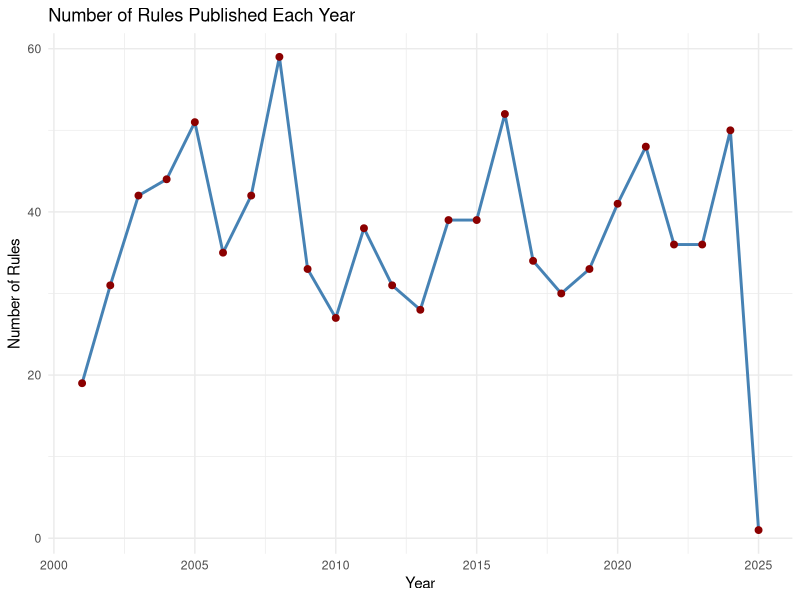
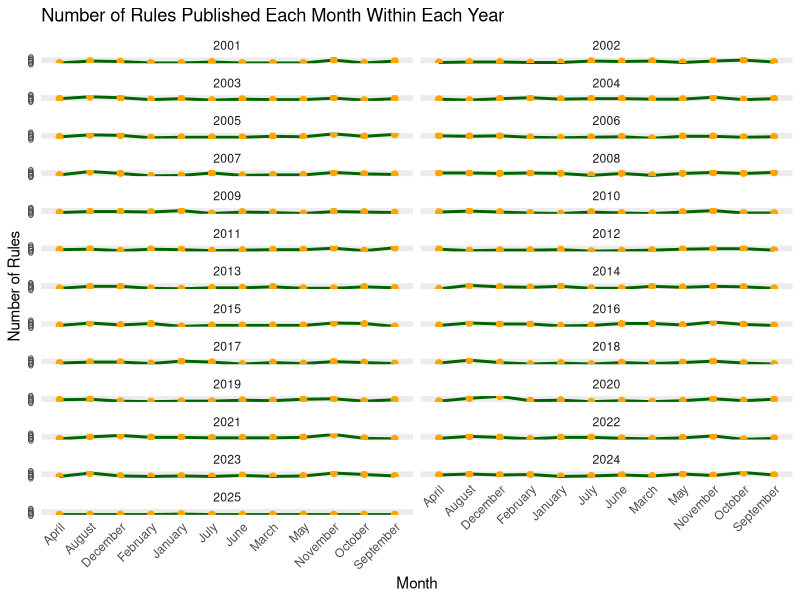
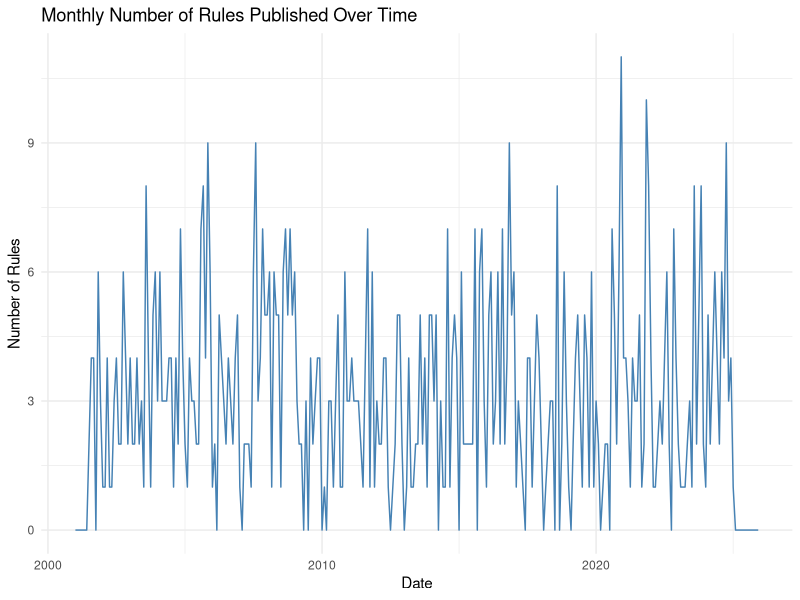
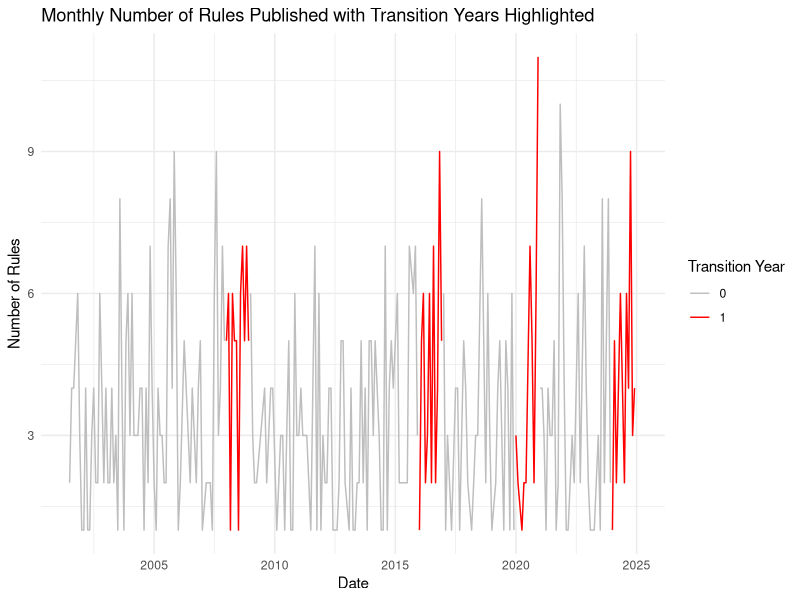

These charts were generated, in order, by the following R code:
## ---- chunk 1

library(dplyr)

#read csv
df <- read.csv("All CMS Rules from 1_14_2025.csv", stringsAsFactors = FALSE)
#df <- read.csv("FDA Rules.csv", stringsAsFactors = FALSE)

# 2. Convert 'publication_date' to Date format
df <- df |>
  mutate(publication_date = as.Date(publication_date, format = "%m/%d/%Y"), 
         year = format(publication_date, "%Y"),
         month = format(publication_date, "%B")
         )

# View the first few rows to verify
df

## ---- chunk 2
#| code-title: "Grouping Rules by Year"
#| echo: false

library(ggplot2)
library(lubridate)
library(dplyr)
library(tidyr)


#generates table with number of rules per year
rules_per_year <- df |>
  group_by(year) |>
  summarize(count = n()) |>
  arrange(year)


#plot 1 - number of rules per year
ggplot(rules_per_year, 
       aes(x = as.numeric(year), 
           y = count)) +
  geom_line(color = "steelblue", size = 1) +
  geom_point(color = "darkred", size = 2) +
  labs(
    title = "Number of Rules Published Each Year",
    x = "Year",
    y = "Number of Rules"
  ) +
  theme_minimal()

## ---- chunk 3

#| code-title: "Grouping Rules by month"
#| echo: false


#plot 2 - number of rules published each month within each year

#class(df$year)
# Convert the 'year' var into a numeric value (important for years_seq)
df <- df %>%
  mutate(year = as.numeric(as.character(year)))

# Define the complete sequence of years from the minimum to the maximum year in the dataset
years_seq <- seq(min(df$year), max(df$year), by = 1)

rules_per_month_year <- df |>
  group_by(year, month) |>
  summarise(count = n(), .groups = 'drop') |>
    # Convert 'month' to an ordered factor to ensure correct ordering
  mutate(month = factor(month, levels = month.name, ordered = TRUE)) |>
  # Use 'complete()' to fill in missing year-month combinations
  complete(year = years_seq, month = month.name, fill = list(count = 0)) |>
  arrange(year, match(month, month.name))  # Ensure correct month order

ggplot(rules_per_month_year, aes(x = month, y = count, group = 1)) +
  geom_line(color = "darkgreen", size = 1) +
  geom_point(color = "orange", size = 2) +
  labs(
    title = "Number of Rules Published Each Month Within Each Year",
    x = "Month",
    y = "Number of Rules"
  ) +
  theme_minimal() +
  facet_wrap(~ year, ncol = 2) +
  theme(
    axis.text.x = element_text(angle = 45, hjust = 1)
  )

#Monthly Number of Rules Published Over Time
ggplot(rules_per_month_year, aes(x = as.Date(paste(year, month, "01", sep = "-"), format = "%Y-%B-%d"), y = count)) +
  geom_line(color = "steelblue") +
  labs(title = "Monthly Number of Rules Published Over Time",
       x = "Date",
       y = "Number of Rules") +
  theme_minimal()
## ---- chunk 4
#| code-title: "Cleaning Data for Model"
#| echo: false

#creates data frame with number of rules published in each month of each year
monthly_counts <- df %>%
  group_by(year, month) %>%
  summarise(count = n()) %>%
  ungroup()

#Create seasonal tags
df <- df |>
  mutate(
    quarter = quarter(publication_date)
  )

# Define presidential transition years, and create transition indicator
transition_years <- c(2000, 2008, 2016, 2020, 2024)

df <- df %>%
  mutate(
    transition = ifelse(year %in% transition_years, 1, 0)
  )

monthly_counts <- monthly_counts %>%
  mutate(
    transition = ifelse(year %in% transition_years, 1, 0)
  ) |>
    arrange(year, month) %>% 
  # Create a marker when transition status changes compared to the previous row
  # Without this marker, red lines would connect months in adjacent transition years
  mutate(change = transition != lag(transition, default = first(transition))) %>%
  # Assign a unique group ID for each consecutive segment of identical transition status
  mutate(group = cumsum(change))


ggplot(monthly_counts, aes(x = as.Date(paste(year, month, "01", sep = "-"), format = "%Y-%B-%d"), y = count, color = factor(transition),
                           group = group)) +
  geom_line() +
  labs(title = "Monthly Number of Rules Published with Transition Years Highlighted",
       x = "Date",
       y = "Number of Rules",
       color = "Transition Year") +
  scale_color_manual(values = c("0" = "grey", "1" = "red")) +
  theme_minimal()

## ---- chunk 5

library(dplyr)
library(lubridate)

# Define cutoff date (June 2024)
cutoff_date <- ymd("2024-06-30")

# Create running variable (distance from cutoff in months)
rules_per_month_year <- rules_per_month_year |>
  mutate(
    publication_date = make_date(year, match(month, month.name), 1),  # First day of the month
    distance = interval(ymd("2001-01-01"), publication_date) / months(1) - 
      (interval(ymd("2001-01-01"), cutoff_date) / months(1)),
    treatment = ifelse(publication_date > cutoff_date, 1, 0)
  )

# Convert month to factor with correct ordering
rules_per_month_year <- rules_per_month_year %>%
  mutate(
    month = factor(month, levels = month.name, ordered = TRUE),
    transition = ifelse(year %in% c(2008, 2016, 2020, 2024), 1, 0)
  )

# Create monthly dummies (excluding January to avoid multicollinearity)
rules_per_month_year <- rules_per_month_year %>%
  mutate(
    month_dummy = factor(month, levels = month.name)
  )

# Fit the RD model using linear regression
rd_model <- lm(count ~ treatment + distance + I(distance^2) + 
                month + transition, data = rules_per_month_year)

# View the summary of the model
summary(rd_model)
## ---- chunk 6
#install.packages("forecast")
library(forecast)
library(dplyr)
library(lubridate)
# The following variables have already been created:
# - publication_date: Date object representing the first day of each month
# - distance: Numeric (months since cutoff; negative before, positive after)
# - treatment: Binary (1 if post-June 2024, 0 otherwise)
# - month: Ordered factor (January to December)
# - transition: Binary (1 if year is 2008, 2016, 2020, 2024; 0 otherwise)
# - month_dummy: Factor (monthly dummy variables)

# Step 1: Calculate 'Time' and 'TimeAfterIntervention'

min_date <- min(rules_per_month_year$publication_date, na.rm = TRUE)

# Define the start year and month for the time series
start_year <- year(min_date)
start_month <- month(min_date)

rules_per_month_year <- rules_per_month_year |>
  arrange(publication_date) |>  # Ensure data is sorted by date
  mutate(
    Time = ((year(publication_date)) - start_year) * 12 + 
           (month(publication_date) - start_month) + 1,  # +1 to start at 1
    TimeAfterIntervention = ifelse(treatment == 1, Time - min(Time[treatment == 1]) + 1, 0)  # Time since intervention
  )

#Define most recent data
max_date <- max(rules_per_month_year$publication_date, na.rm = TRUE)

# Define the start year and month for the time series
end_year <- year(max_date)
end_month <- month(max_date)
# Convert 'count' to a time series object
ts_rules <- ts(rules_per_month_year$count, start = c(start_year, start_month), c(end_year, end_month), frequency = 12)

ts_rules

# Define external regressors
external_regressors <- cbind(
  Intervention = rules_per_month_year$treatment,
  TimeAfterIntervention = rules_per_month_year$TimeAfterIntervention
)

# Fit the ARIMA model with external regressors
its_model <- auto.arima(ts_rules, xreg = external_regressors, seasonal = TRUE)

# Display the summary
summary(its_model)

